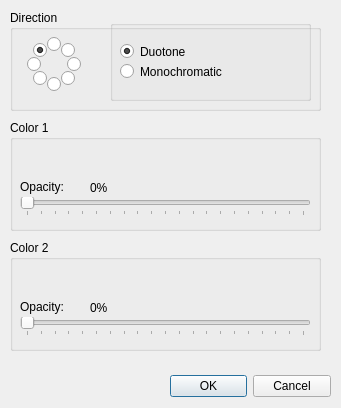
<?xml version="1.0" encoding="UTF-8"?>
<ui version="4.0">
 <class>GradientDialog</class>
 <widget class="QDialog" name="GradientDialog">
  <property name="geometry">
   <rect>
    <x>0</x>
    <y>0</y>
    <width>341</width>
    <height>408</height>
   </rect>
  </property>
  <property name="windowTitle">
   <string>Gradient</string>
  </property>
  <widget class="QDialogButtonBox" name="buttonBox">
   <property name="geometry">
    <rect>
     <x>170</x>
     <y>370</y>
     <width>161</width>
     <height>32</height>
    </rect>
   </property>
   <property name="orientation">
    <enum>Qt::Horizontal</enum>
   </property>
   <property name="standardButtons">
    <set>QDialogButtonBox::Cancel|QDialogButtonBox::Ok</set>
   </property>
  </widget>
  <widget class="QGroupBox" name="groupBox">
   <property name="geometry">
    <rect>
     <x>10</x>
     <y>10</y>
     <width>311</width>
     <height>101</height>
    </rect>
   </property>
   <property name="title">
    <string>Direction</string>
   </property>
   <widget class="QRadioButton" name="directionN">
    <property name="geometry">
     <rect>
      <x>37</x>
      <y>26</y>
      <width>16</width>
      <height>16</height>
     </rect>
    </property>
    <property name="autoFillBackground">
     <bool>false</bool>
    </property>
    <property name="text">
     <string/>
    </property>
    <property name="checked">
     <bool>false</bool>
    </property>
    <property name="autoRepeat">
     <bool>false</bool>
    </property>
   </widget>
   <widget class="QRadioButton" name="directionW">
    <property name="geometry">
     <rect>
      <x>17</x>
      <y>46</y>
      <width>16</width>
      <height>16</height>
     </rect>
    </property>
    <property name="text">
     <string/>
    </property>
    <property name="autoRepeat">
     <bool>false</bool>
    </property>
   </widget>
   <widget class="QRadioButton" name="directionE">
    <property name="geometry">
     <rect>
      <x>57</x>
      <y>46</y>
      <width>16</width>
      <height>16</height>
     </rect>
    </property>
    <property name="text">
     <string/>
    </property>
    <property name="autoRepeat">
     <bool>false</bool>
    </property>
   </widget>
   <widget class="QRadioButton" name="directionS">
    <property name="geometry">
     <rect>
      <x>37</x>
      <y>66</y>
      <width>16</width>
      <height>16</height>
     </rect>
    </property>
    <property name="text">
     <string/>
    </property>
    <property name="autoRepeat">
     <bool>false</bool>
    </property>
   </widget>
   <widget class="QRadioButton" name="directionNE">
    <property name="geometry">
     <rect>
      <x>51</x>
      <y>32</y>
      <width>16</width>
      <height>16</height>
     </rect>
    </property>
    <property name="autoFillBackground">
     <bool>false</bool>
    </property>
    <property name="text">
     <string/>
    </property>
    <property name="autoRepeat">
     <bool>false</bool>
    </property>
   </widget>
   <widget class="QRadioButton" name="directionSE">
    <property name="geometry">
     <rect>
      <x>51</x>
      <y>60</y>
      <width>16</width>
      <height>16</height>
     </rect>
    </property>
    <property name="autoFillBackground">
     <bool>false</bool>
    </property>
    <property name="text">
     <string/>
    </property>
    <property name="autoRepeat">
     <bool>false</bool>
    </property>
   </widget>
   <widget class="QRadioButton" name="directionSW">
    <property name="geometry">
     <rect>
      <x>23</x>
      <y>60</y>
      <width>16</width>
      <height>16</height>
     </rect>
    </property>
    <property name="autoFillBackground">
     <bool>false</bool>
    </property>
    <property name="text">
     <string/>
    </property>
    <property name="autoRepeat">
     <bool>false</bool>
    </property>
   </widget>
   <widget class="QRadioButton" name="directionNW">
    <property name="geometry">
     <rect>
      <x>23</x>
      <y>32</y>
      <width>16</width>
      <height>16</height>
     </rect>
    </property>
    <property name="autoFillBackground">
     <bool>false</bool>
    </property>
    <property name="text">
     <string/>
    </property>
    <property name="checked">
     <bool>true</bool>
    </property>
    <property name="autoRepeat">
     <bool>false</bool>
    </property>
   </widget>
   <widget class="QGroupBox" name="groupBox_2">
    <property name="geometry">
     <rect>
      <x>100</x>
      <y>10</y>
      <width>201</width>
      <height>81</height>
     </rect>
    </property>
    <property name="autoFillBackground">
     <bool>false</bool>
    </property>
    <property name="title">
     <string/>
    </property>
    <property name="flat">
     <bool>false</bool>
    </property>
    <property name="checkable">
     <bool>false</bool>
    </property>
    <widget class="QRadioButton" name="duatone">
     <property name="geometry">
      <rect>
       <x>10</x>
       <y>23</y>
       <width>101</width>
       <height>17</height>
      </rect>
     </property>
     <property name="text">
      <string>Duotone</string>
     </property>
     <property name="checked">
      <bool>true</bool>
     </property>
    </widget>
    <widget class="QRadioButton" name="radioButton_2">
     <property name="geometry">
      <rect>
       <x>10</x>
       <y>43</y>
       <width>141</width>
       <height>17</height>
      </rect>
     </property>
     <property name="text">
      <string>Monochromatic</string>
     </property>
    </widget>
   </widget>
  </widget>
  <widget class="QGroupBox" name="groupBox_3">
   <property name="geometry">
    <rect>
     <x>10</x>
     <y>120</y>
     <width>311</width>
     <height>111</height>
    </rect>
   </property>
   <property name="title">
    <string>Color 1</string>
   </property>
   <widget class="BrushTypeComboBox" name="startColorComboBox" native="true">
    <property name="geometry">
     <rect>
      <x>10</x>
      <y>22</y>
      <width>131</width>
      <height>25</height>
     </rect>
    </property>
   </widget>
   <widget class="QLabel" name="label">
    <property name="geometry">
     <rect>
      <x>10</x>
      <y>59</y>
      <width>61</width>
      <height>16</height>
     </rect>
    </property>
    <property name="text">
     <string>Opacity:</string>
    </property>
   </widget>
   <widget class="QLabel" name="opacityValue">
    <property name="geometry">
     <rect>
      <x>80</x>
      <y>60</y>
      <width>51</width>
      <height>16</height>
     </rect>
    </property>
    <property name="text">
     <string>0%</string>
    </property>
   </widget>
   <widget class="QSlider" name="startOpacity">
    <property name="geometry">
     <rect>
      <x>10</x>
      <y>77</y>
      <width>291</width>
      <height>19</height>
     </rect>
    </property>
    <property name="maximum">
     <number>100</number>
    </property>
    <property name="orientation">
     <enum>Qt::Horizontal</enum>
    </property>
    <property name="tickPosition">
     <enum>QSlider::TicksBelow</enum>
    </property>
    <property name="tickInterval">
     <number>5</number>
    </property>
   </widget>
  </widget>
  <widget class="QGroupBox" name="stopColorGroupBox">
   <property name="enabled">
    <bool>true</bool>
   </property>
   <property name="geometry">
    <rect>
     <x>10</x>
     <y>240</y>
     <width>311</width>
     <height>111</height>
    </rect>
   </property>
   <property name="title">
    <string>Color 2</string>
   </property>
   <widget class="BrushTypeComboBox" name="stopColorComboBox" native="true">
    <property name="geometry">
     <rect>
      <x>10</x>
      <y>22</y>
      <width>131</width>
      <height>25</height>
     </rect>
    </property>
   </widget>
   <widget class="QLabel" name="label_2">
    <property name="geometry">
     <rect>
      <x>10</x>
      <y>59</y>
      <width>61</width>
      <height>16</height>
     </rect>
    </property>
    <property name="text">
     <string>Opacity:</string>
    </property>
   </widget>
   <widget class="QLabel" name="opacityValue_2">
    <property name="geometry">
     <rect>
      <x>80</x>
      <y>60</y>
      <width>51</width>
      <height>16</height>
     </rect>
    </property>
    <property name="text">
     <string>0%</string>
    </property>
   </widget>
   <widget class="QSlider" name="stopOpacity">
    <property name="geometry">
     <rect>
      <x>10</x>
      <y>77</y>
      <width>291</width>
      <height>19</height>
     </rect>
    </property>
    <property name="maximum">
     <number>100</number>
    </property>
    <property name="orientation">
     <enum>Qt::Horizontal</enum>
    </property>
    <property name="tickPosition">
     <enum>QSlider::TicksBelow</enum>
    </property>
    <property name="tickInterval">
     <number>5</number>
    </property>
   </widget>
  </widget>
 </widget>
 <customwidgets>
  <customwidget>
   <class>BrushTypeComboBox</class>
   <extends>QWidget</extends>
   <header>brushtypecombobox.h</header>
   <container>1</container>
  </customwidget>
 </customwidgets>
 <resources/>
 <connections>
  <connection>
   <sender>buttonBox</sender>
   <signal>accepted()</signal>
   <receiver>GradientDialog</receiver>
   <slot>accept()</slot>
   <hints>
    <hint type="sourcelabel">
     <x>248</x>
     <y>254</y>
    </hint>
    <hint type="destinationlabel">
     <x>157</x>
     <y>274</y>
    </hint>
   </hints>
  </connection>
  <connection>
   <sender>buttonBox</sender>
   <signal>rejected()</signal>
   <receiver>GradientDialog</receiver>
   <slot>reject()</slot>
   <hints>
    <hint type="sourcelabel">
     <x>316</x>
     <y>260</y>
    </hint>
    <hint type="destinationlabel">
     <x>286</x>
     <y>274</y>
    </hint>
   </hints>
  </connection>
 </connections>
</ui>
